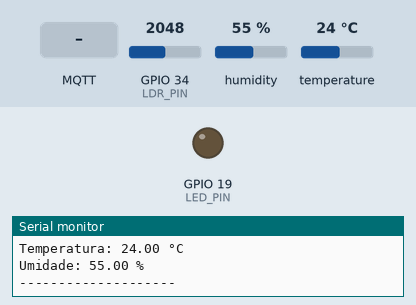
This sketch was run on a simulated ESP32. Shown: output pins drawn as LEDs (lit = HIGH), the last lines printed to the serial monitor. The test bench sets the inputs (shaded band); at power-on: GPIO 34 (LDR_PIN) = 2048, humidity 55 %, temperature 24 °C. WiFi joins after 1.5 s; servers stay silent unless stated; random numbers use the default seed unless the sketch sets one; no MQTT or app messages arrive unless stated.

Above: at 2.7 s.
2.8 s: GPIO 34 (LDR_PIN) set to 3461
4.3 s: GPIO 34 (LDR_PIN) set to 3551
At 5.3 s:
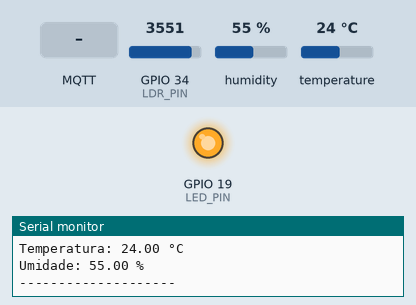
7.6 s: MQTT message "apagar" arrives on the first subscribed topic
9.1 s: GPIO 34 (LDR_PIN) set to 3460
At 9.8 s:
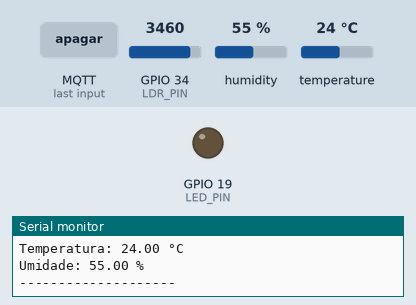
10.6 s: GPIO 34 (LDR_PIN) set to 3540
At 11.8 s:
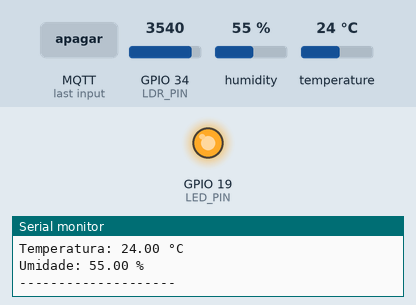
Timing chart, 0 to 13.1 s (numbered marks = the images above; inputs shaded):
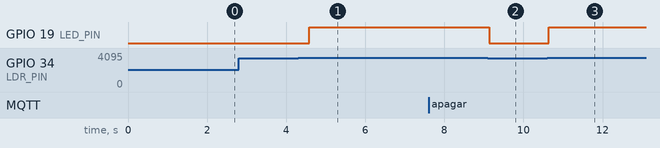

The sketch:

sketch_oct6a.ino
```cpp
#include <WiFi.h>
#include <WiFiClientSecure.h>
#include <PubSubClient.h>
#include <DHT.h>


const byte LDR_PIN = 34;
const byte LED_PIN = 19;
#define DHTPIN 4
#define DHTTYPE DHT11
DHT dht(DHTPIN, DHTTYPE);


WiFiClientSecure client;
PubSubClient mqtt(client);


const char* MQTT_SERVER = "ef339175de264ab783f4bea1e2a1abe9.s1.eu.hivemq.cloud";
const int   MQTT_PORT   = 8883;
const char* MQTT_USER   = "Pedro";
const char* MQTT_PASS   = "PedroDSM2";


const char* SSID      = "FIESC_IOT_EDU";
const char* WIFI_PASS = "8120gv08";


const char* TOPICO_UMIDADE     = "S1 umidade";
const char* TOPICO_TEMPERATURA = "S1 temperatura";
const char* TOPICO_LED         = "S1 iluminacao";


void callback(char* topic, byte* payload, unsigned int length) {
  String mensagem;

  for (int i = 0; i < length; i++) {
    mensagem += (char)payload[i];
  }

  Serial.print("Recebido em ");
  Serial.print(topic);
  Serial.print(": ");
  Serial.println(mensagem);
  if(strcmp(topic,TOPICO_LED) == 0){
    if (mensagem == "acender") {
      digitalWrite(LED_PIN, HIGH);
    } else if (mensagem == "apagar") {
      digitalWrite(LED_PIN, LOW);
    }
  }
}


void conectaMQTT() {
  while (!mqtt.connected()) {
    Serial.print("Conectando ao HiveMQ... ");

    String clientId = "ESP32-S1-";
    clientId += String(random(0xffff), HEX);

    if (mqtt.connect(clientId.c_str(), MQTT_USER, MQTT_PASS)) {
      Serial.println("Conectado!");
      mqtt.subscribe(TOPICO_LED);
    } else {
      Serial.println("Falhou. Tentando novamente...");
      delay(1000);
    }
  }
}


void setup() {
  Serial.begin(115200);

  pinMode(LED_PIN, OUTPUT);
  dht.begin();


  Serial.print("Conectando ao Wi-Fi ");
  WiFi.begin(SSID, WIFI_PASS);
  while (WiFi.status() != WL_CONNECTED) {
    Serial.print(".");
    delay(500);
  }
  Serial.println(" Conectado!");

  client.setInsecure();
  mqtt.setServer(MQTT_SERVER, MQTT_PORT);
  mqtt.subscribe(TOPICO_LED);
  mqtt.setCallback(callback);
  conectaMQTT();
}


void loop() {

  if (!mqtt.connected()) {
    conectaMQTT();
  }
  mqtt.loop();


  int leituraLDR = analogRead(LDR_PIN);
  Serial.print("LDR: ");
  Serial.println(leituraLDR);

  if (leituraLDR > 3500) {
    Serial.println("acender");
    digitalWrite(LED_PIN, HIGH);
    mqtt.publish(TOPICO_LED, "acender");
  } else {
    Serial.println("apagar");
    digitalWrite(LED_PIN, LOW);
    mqtt.publish(TOPICO_LED, "apagar");
  }


  float umidade = dht.readHumidity();
  float temperatura = dht.readTemperature();

  Serial.print("Temperatura: ");
  Serial.print(temperatura);
  Serial.println(" °C");

  Serial.print("Umidade: ");
  Serial.print(umidade);
  Serial.println(" %");

  mqtt.publish(TOPICO_TEMPERATURA, String(temperatura).c_str());
  mqtt.publish(TOPICO_UMIDADE, String(umidade).c_str());

  Serial.println("--------------------");

  delay(1500);
}
```

Measured:
- the behaviour switches between 3500 and 3501 on GPIO 34 (LDR_PIN) (found by bisection; images 0 and 1)
- after the input at 4.3 s, GPIO 19 (LED_PIN): LOW → HIGH after 0.28 s
- after the input at 9.1 s, GPIO 19 (LED_PIN): HIGH → LOW at once
- after the input at 10.6 s, GPIO 19 (LED_PIN): LOW → HIGH at once
